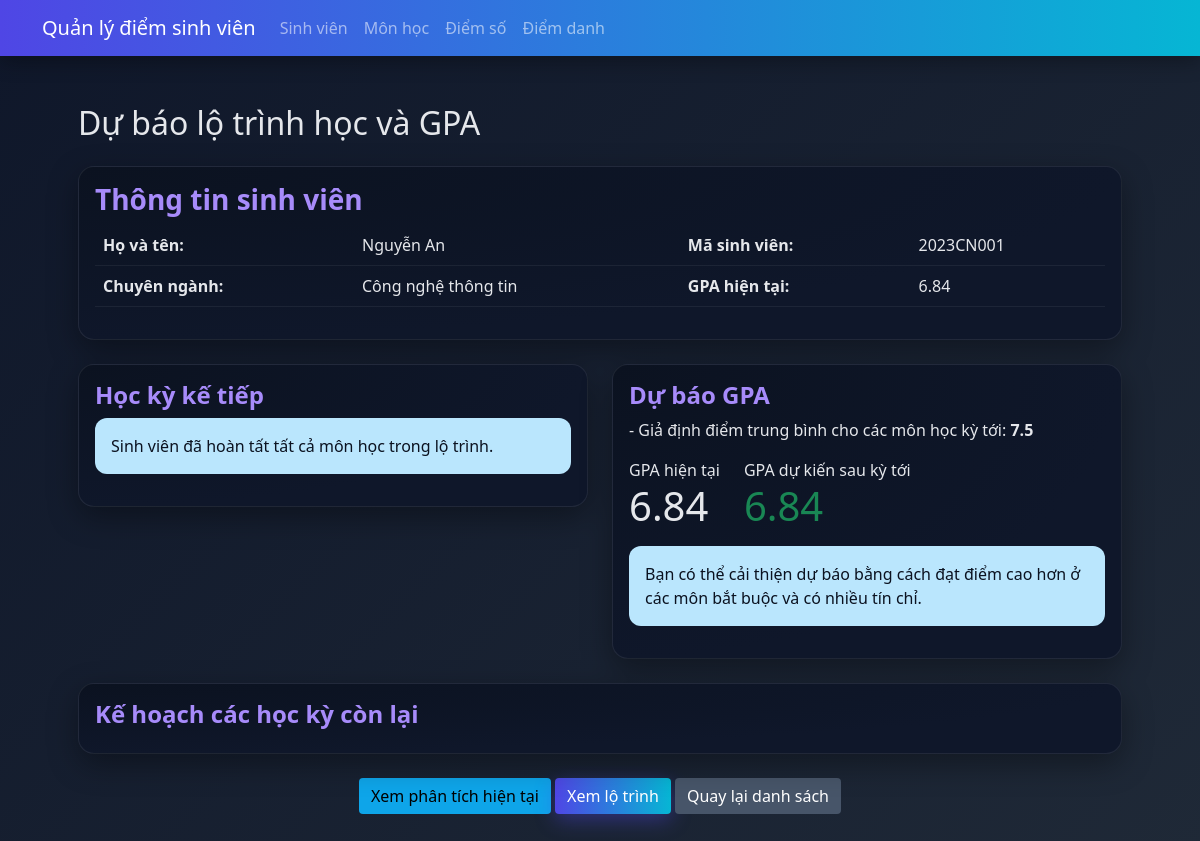
The app's page /students/2023CN001/forecast with its own data.
### src/models.py (models this page shows, shortened)
class Student(Base):
    __tablename__ = 'students'
    id = Column(Integer, primary_key=True)
    student_id = Column(String(10), unique=True, nullable=False)
    first_name = Column(String(50), nullable=False)  # Tên
    last_name = Column(String(50), nullable=False)   # Họ và tên đệm
    email = Column(String(100), unique=True)
    phone = Column(String(15))
    address = Column(String(200))
    class_name = Column(String(20), nullable=False)
    major = Column(String(100), nullable=False)  # Chuyên ngành
    entry_year = Column(Integer, nullable=False)  # Năm nhập học
    grades = relationship("Grade", back_populates="student")
    attendances = relationship("Attendance", back_populates="student")
    @property
    def name(self):
        return f"{self.last_name} {self.first_name}"
    @property
    def gpa(self):
        if not self.grades:
            return 0.0
        total_credits = 0
        weighted_sum = 0
        for grade in self.grades:
            if grade.average_grade is not None and grade.course.credits:
                weighted_sum += grade.average_grade * grade.course.credits
                total_credits += grade.course.credits
        return weighted_sum / total_credits if total_credits > 0 else 0.0

### src/app.py (the view)
@app.route('/students/<student_id>/forecast')
def student_forecast(student_id):
    roadmap = grade_manager.generate_study_roadmap(student_id)
    if not roadmap:
        flash('Không tìm thấy thông tin sinh viên!', 'error')
        return redirect(url_for('list_students'))
    next_semester_key = None
    next_semester = None
    for k, v in roadmap.get('recommended_path', {}).items():
        next_semester_key = k
        next_semester = v
        break
    expected_grade = 7.5
    student = student_manager.get_student(student_id)
    current_weighted = 0.0
    current_credits = 0
    for g in grade_manager.get_student_grades(student_id):
        if g.average_grade is not None and g.course and g.course.credits:
            current_weighted += g.average_grade * g.course.credits
            current_credits += g.course.credits
    projected_weighted = current_weighted
    projected_credits = current_credits
    if next_semester:
        for c in next_semester['courses']:
            projected_weighted += expected_grade * c['credits']
            projected_credits += c['credits']
    projected_gpa = (projected_weighted / projected_credits) if projected_credits > 0 else 0.0
    return render_template(
        'students/forecast.html',
        roadmap=roadmap,
        next_semester_key=next_semester_key,
        next_semester=next_semester,
        current_gpa=student.gpa if student else 0.0,
        projected_gpa=projected_gpa,
        expected_grade=expected_grade
    )

### src/managers.py (called while the page is built)
    def get_student(self, student_id):
        return self.session.query(Student).filter_by(student_id=student_id).first()

    def get_student_grades(self, student_id):
        student = self.session.query(Student).filter_by(student_id=student_id).first()
        if not student:
            return []
        return student.grades

### src/models.py (called while the page is built, shortened)
    @property
    def attendance_grade(self):
        attendance_stats = self.get_attendance_stats()
        if not attendance_stats or attendance_stats['total_sessions'] == 0:
            return 0

    def get_attendance_stats(self):
        from sqlalchemy import and_
        attendances = self.student.attendances
        course_attendances = [a for a in attendances if a.course_id == self.course_id]
        total = len(course_attendances)
        if total == 0:
            return None

    @property
    def average_grade(self):
        if self.midterm_grade is not None and self.final_grade is not None:
            attendance = self.attendance_grade
            return 0.1 * attendance + 0.3 * self.midterm_grade + 0.6 * self.final_grade
        return None

    @property
    def grade_status(self):
        if self.average_grade is None:
            return "Chưa có điểm"
        elif self.average_grade >= 5.0:
            return "Đạt"
        else:
            return "Không đạt"

### src/templates/students/forecast.html (shortened to what this page needs)
{% extends "home.html" %}
{% block content %}
<div class="container">
    <h2 class="mb-4">Dự báo lộ trình học và GPA</h2>
    <div class="card mb-4">
        <div class="card-body">
            <h3 class="card-title">Thông tin sinh viên</h3>
            <table class="table">
                <tr>
                    <th>Họ và tên:</th>
                    <td>{{ roadmap.student_info.name }}</td>
                    <th>Mã sinh viên:</th>
                    <td>{{ roadmap.student_info.student_id }}</td>
                </tr>
                <tr>
                    <th>Chuyên ngành:</th>
                    <td>{{ roadmap.student_info.major }}</td>
                    <th>GPA hiện tại:</th>
                    <td>{{ "%.2f"|format(current_gpa) }}</td>
                </tr>
            </table>
        </div>
    </div>
    <div class="row">
        <div class="col-md-6">
            <div class="card mb-4">
                <div class="card-body">
                    <h4 class="card-title">Học kỳ kế tiếp</h4>
                    {% if next_semester %}
                    <p><strong>{{ next_semester_key }}</strong> - Tổng tín chỉ: {{ next_semester.total_credits }}</p>
                    <table class="table table-striped table-entity">
                        <thead>
                            <tr>
                                <th>Mã MH</th>
                                <th>Tên môn học</th>
                                <th>Tín chỉ</th>
                                <th>Loại</th>
                            </tr>
                        </thead>
                        <tbody>
                            {% for c in next_semester.courses %}
                            <tr>
                                <td>{{ c.course_code }}</td>
                                <td>{{ c.course_name }}</td>
                                <td>{{ c.credits }}</td>
                                <td>
                                    <span class="badge {% if c.is_mandatory %}bg-primary{% else %}bg-info{% endif %}">
                                        {{ "Bắt buộc" if c.is_mandatory else "Tự chọn" }}
                                    </span>
                                </td>
                            </tr>
                            {% endfor %}
                        </tbody>
                    </table>
                    {% else %}
                    <div class="alert alert-info">Sinh viên đã hoàn tất tất cả môn học trong lộ trình.</div>
                    {% endif %}
                </div>
            </div>
        </div>
        <div class="col-md-6">
            <div class="card mb-4">
                <div class="card-body">
                    <h4 class="card-title">Dự báo GPA</h4>
                    <p>- Giả định điểm trung bình cho các môn học kỳ tới: <strong>{{ expected_grade }}</strong></p>
                    <div class="d-flex align-items-center">
                        <div class="me-4">
                            <div>GPA hiện tại</div>
                            <div class="display-6">{{ "%.2f"|format(current_gpa) }}</div>
                        </div>
                        <div>
                            <div>GPA dự kiến sau kỳ tới</div>
                            <div class="display-6 text-success">{{ "%.2f"|format(projected_gpa) }}</div>
                        </div>
                    </div>
                    <div class="alert alert-info mt-3">
                        Bạn có thể cải thiện dự báo bằng cách đạt điểm cao hơn ở các môn bắt buộc và có nhiều tín chỉ.
                    </div>
                </div>
            </div>
        </div>
    </div>
    <div class="card mb-4">
        <div class="card-body">
            <h4 class="card-title">Kế hoạch các học kỳ còn lại</h4>
        </div>
    </div>
    <div class="text-center mb-4">
        <a href="{{ url_for('student_analysis', student_id=roadmap.student_info.student_id) }}" class="btn btn-info">Xem phân tích hiện tại</a>
        <a href="{{ url_for('student_roadmap', student_id=roadmap.student_info.student_id) }}" class="btn btn-primary">Xem lộ trình</a>
        <a href="{{ url_for('list_students') }}" class="btn btn-secondary">Quay lại danh sách</a>
    </div>
</div>
{% endblock %}

### src/static/css/style.css (style rules this page uses)
:root { --primary: #4f46e5; --secondary: #06b6d4; --success: #16a34a; --warning: #f59e0b; --danger: #ef4444; --info: #0ea5e9; --bg: #0f172a; --card: #111827; --text: #e5e7eb; --muted: #94a3b8; --accent1: #a78bfa; --accent2: #34d399; --accent3: #f472b6; }
body { background: linear-gradient(135deg, #0f172a, #1f2937) fixed; color: var(--text); }
.card { background: radial-gradient(100% 100% at 0% 0%, #0b1220 0%, #0f172a 100%); border: 1px solid rgba(255,255,255,0.08); box-shadow: 0 10px 30px rgba(0,0,0,0.35); border-radius: 16px; color: var(--text); }
.card-title { color: var(--accent1); font-weight: 700; }
.table { color: var(--text); }
.table tbody tr { border-color: rgba(255,255,255,0.06); }
.btn-primary { background: linear-gradient(90deg, var(--primary), var(--secondary)); border: none; box-shadow: 0 6px 20px rgba(79,70,229,0.4); }
.btn-info { background-color: var(--info); border: none; }
.btn-secondary { background-color: #475569; border: none; }
.alert { border: none; border-radius: 12px; color: #0b1220; }
.alert-info { background: #bae6fd; }
a, .nav-link { color: #e2e8f0; }

### records on screen
Student: student_info.student_id "2023CN001", student_info.major "Công nghệ thông tin"

### other values on screen
{{ roadmap.student_info.name }} "Nguyễn An"
{{ "%.2f"|format(current_gpa) }} "6.84"
{{ expected_grade }} "7.5"
{{ "%.2f"|format(projected_gpa) }} "6.84"
